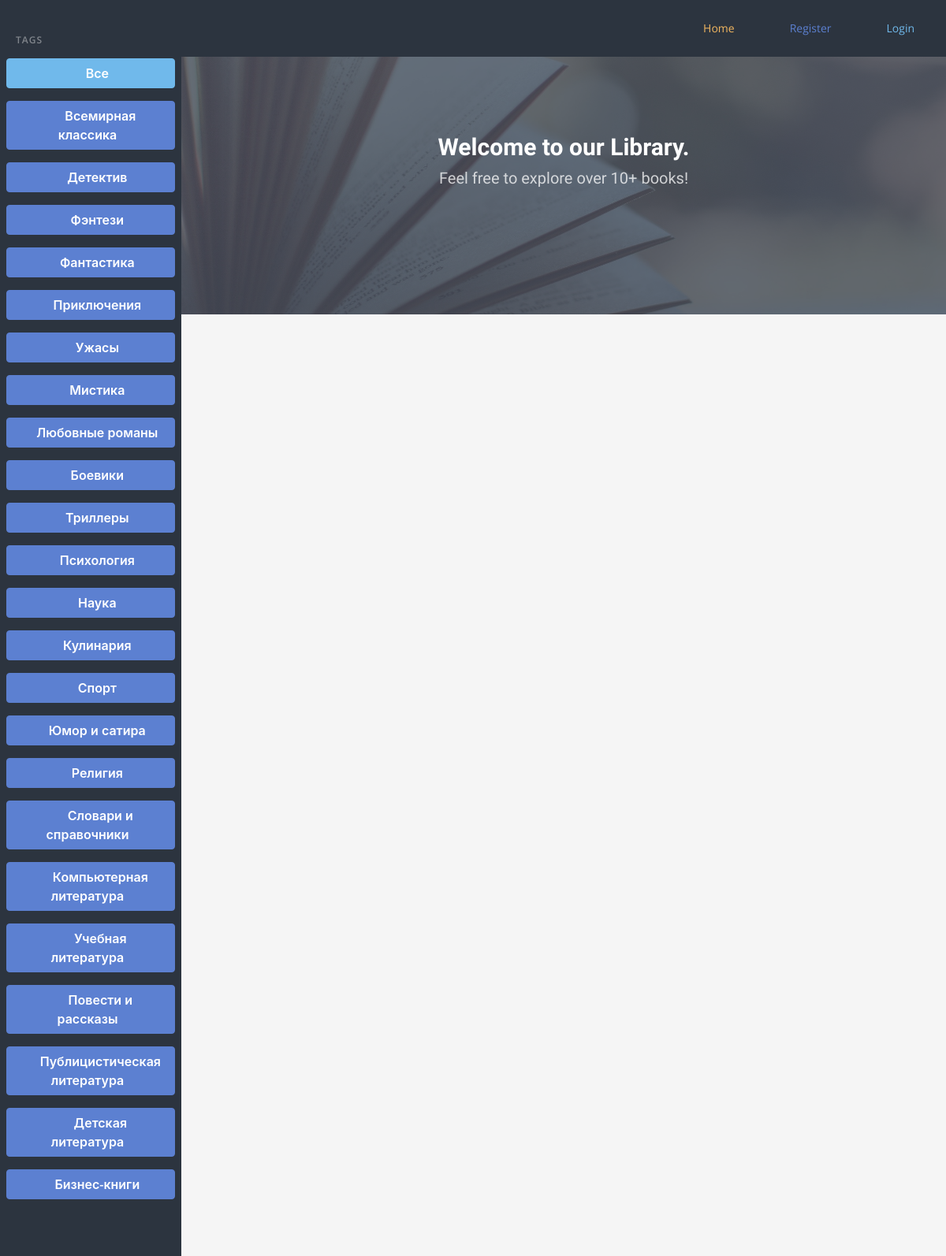
The page / on the database its author committed.
### books/models.py (models this page shows, shortened)
class Genre(models.Model):
    genre=models.CharField(verbose_name="Жанр", max_length=200)
    slug=models.SlugField(verbose_name="Слаг",db_index=True, max_length=255)
    class Meta:
        verbose_name='Жанр'
        verbose_name_plural='Жанры'

### booksLanding/views.py (the view)
# urls.py: path('', views.landing, name="landing"),
def landing(request):
    books = Book.objects.all()
    genres = Genre.objects.all()
    return render(request, 'landing/index.html', {
        'books': books,
        'books_count': books.count(),
        'filter_books_count': books.count(),
        'genres': genres,
    })

### booksLanding/templates/landing/index.html (shortened to what this page needs)
{% load static %}
<!DOCTYPE html>
<html lang="en">
    <head>
        <link rel="stylesheet" id="css-main" href="{% static 'assets/css/oneui.min.css' %}">
    </head>
    <body>
        <div class="bg-sidebar-dark p-3 push">
                        <div id="horizontal-navigation-click-centered-dark" class="d-none d-lg-block mt-2 mt-lg-0">
                            <ul class="nav-main nav-main-horizontal nav-main-horizontal-center nav-main-dark justify-content-end">
                                <li class="nav-main-item">
                                    <a class="nav-main-link active" href="{% url 'homepage' %}">
                                        <i class="nav-main-link-icon fa fa-home text-warning"></i>
                                        <span class="nav-main-link-name text-warning">Home</span>
                                    </a>
                                </li>
                                <li class="nav-main-item">
                                    <a class="nav-main-link active" href="{% url 'register' %}">
                                        <i class="nav-main-link-icon fa fa-user-plus text-primary"></i>
                                        <span class="nav-main-link-name text-primary">Register</span>
                                    </a>
                                </li>
                                <li class="nav-main-item">
                                    <a class="nav-main-link active" href="{% url 'login' %}">
                                        <i class="nav-main-link-icon si si-login text-info"></i>
                                        <span class="nav-main-link-name text-info">Login</span>
                                    </a>
                                </li>
                            </ul>
                        </div>
                    </div>
<div id="page-container" class="sidebar-o sidebar-dark enable-page-overlay side-scroll page-header-fixed main-content-boxed side-trans-enabled sidebar-o-xs"><div id="page-overlay"></div>
            <nav id="sidebar" aria-label="Main Navigation" data-simplebar="init"><div class="simplebar-wrapper" style="margin: 0px;"><div class="simplebar-height-auto-observer-wrapper"><div class="simplebar-height-auto-observer"></div></div><div class="simplebar-mask"><div class="simplebar-offset" style="right: -20px; bottom: 0px;"><div class="simplebar-content-wrapper" style="height: 100%; padding-right: 20px; padding-bottom: 0px; overflow: hidden scroll;"><div class="simplebar-content" style="padding: 0px;">
                <div class="content-side content-side-full">
                    <ul class="nav-main">
                        <li class="nav-main-heading">Tags</li>
                        <li class="nav-main-item">
                                <a class="btn btn-info js-tooltip-enabled m-2" href="{% url 'landing' %}" data-toggle="tooltip" title="" data-original-title="genre">
                                    <i class="fa fa-tags"></i> <span class="text-sm m-2">Все</span>
                                </a>
                            {% for genre in genres %}
                                <a class="btn btn-primary js-tooltip-enabled m-2" href="{% url 'books.filter' genre_slug=genre.slug %}" data-toggle="tooltip" title="" data-original-title="genre">
                                    <i class="fa fa-tag"></i> <span class="text-sm m-2">{{genre.genre}}</span>
                                </a>
                            {% endfor %}
                        </li>
                    </ul>
                </div>
            </div></div></div></div><div class="simplebar-placeholder" style="width: auto; height: 1040px;"></div></div><div class="simplebar-track simplebar-vertical" style="visibility: visible;"><div class="simplebar-scrollbar" style="height: 294px; transform: translate3d(0px, 0px, 0px); display: block;"></div></div></nav>
               <div class="bg-image" style="background-image: url('{% static 'assets/media/photos/books2.jpg' %}');">
                    <div class="bg-primary-dark-op">
                        <div class="content content-full text-center py-7">
                            <h1 class="h2 text-white mb-2 js-appear-enabled animated fadeInDown" data-toggle="appear" data-class="animated fadeInDown">Welcome to our Library.</h1>
                            <h2 class="h4 font-w400 text-white-75 js-appear-enabled animated fadeInDown" data-toggle="appear" data-class="animated fadeInDown">Feel free to explore over {{books_count}}+ books!</h2>
                        </div>
                    </div>
                </div>
            <main id="main-container">
                <div class="content content-boxed">
                        <div class="row">
                        </div>
                </div>
            </main>
        </div>
    </body>
</html>

### rows shown on the page
Genre: genre "Всемирная классика"
Genre: genre "Детектив"
Genre: genre "Фэнтези"
Genre: genre "Фантастика"
Genre: genre "Приключения"
Genre: genre "Ужасы"
Genre: genre "Мистика"
Genre: genre "Любовные романы"
Genre: genre "Боевики"
Genre: genre "Триллеры"
Genre: genre "Психология"
Genre: genre "Наука"
Genre: genre "Кулинария"
Genre: genre "Спорт"
Genre: genre "Юмор и сатира"
Genre: genre "Религия"
Genre: genre "Словари и справочники"
Genre: genre "Компьютерная литература"
Genre: genre "Учебная литература"
Genre: genre "Повести и рассказы"
Genre: genre "Публицистическая литература"
Genre: genre "Детская литература"
Genre: genre "Бизнес-книги"

### other values the page prints
{{ books_count }} "10"
